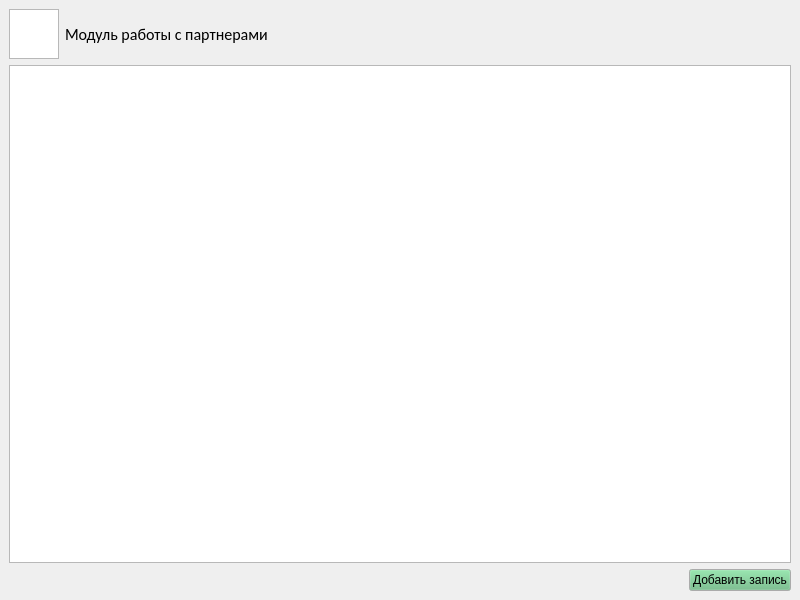
<?xml version="1.0" encoding="UTF-8"?>
<ui version="4.0">
 <class>MainWindow</class>
 <widget class="QMainWindow" name="MainWindow">
  <property name="geometry">
   <rect>
    <x>0</x>
    <y>0</y>
    <width>800</width>
    <height>600</height>
   </rect>
  </property>
  <property name="palette">
   <palette>
    <active>
     <colorrole role="Highlight">
      <brush brushstyle="SolidPattern">
       <color alpha="255">
        <red>103</red>
        <green>186</green>
        <blue>128</blue>
       </color>
      </brush>
     </colorrole>
     <colorrole role="AlternateBase">
      <brush brushstyle="SolidPattern">
       <color alpha="255">
        <red>244</red>
        <green>232</green>
        <blue>211</blue>
       </color>
      </brush>
     </colorrole>
    </active>
    <inactive>
     <colorrole role="Highlight">
      <brush brushstyle="SolidPattern">
       <color alpha="255">
        <red>103</red>
        <green>186</green>
        <blue>128</blue>
       </color>
      </brush>
     </colorrole>
     <colorrole role="AlternateBase">
      <brush brushstyle="SolidPattern">
       <color alpha="255">
        <red>244</red>
        <green>232</green>
        <blue>211</blue>
       </color>
      </brush>
     </colorrole>
    </inactive>
    <disabled>
     <colorrole role="Highlight">
      <brush brushstyle="SolidPattern">
       <color alpha="255">
        <red>145</red>
        <green>145</green>
        <blue>145</blue>
       </color>
      </brush>
     </colorrole>
     <colorrole role="AlternateBase">
      <brush brushstyle="SolidPattern">
       <color alpha="255">
        <red>244</red>
        <green>232</green>
        <blue>211</blue>
       </color>
      </brush>
     </colorrole>
    </disabled>
   </palette>
  </property>
  <property name="windowTitle">
   <string>Модуль работы с партнерами</string>
  </property>
  <widget class="QWidget" name="centralwidget">
   <layout class="QVBoxLayout" name="verticalLayout">
    <item>
     <layout class="QHBoxLayout" name="horizontalLayout_2">
      <item>
       <widget class="QGraphicsView" name="graphicsView">
        <property name="sizePolicy">
         <sizepolicy hsizetype="Minimum" vsizetype="Minimum">
          <horstretch>0</horstretch>
          <verstretch>0</verstretch>
         </sizepolicy>
        </property>
        <property name="minimumSize">
         <size>
          <width>25</width>
          <height>25</height>
         </size>
        </property>
        <property name="maximumSize">
         <size>
          <width>50</width>
          <height>50</height>
         </size>
        </property>
        <property name="baseSize">
         <size>
          <width>25</width>
          <height>25</height>
         </size>
        </property>
       </widget>
      </item>
      <item>
       <widget class="QLabel" name="label_title">
        <property name="font">
         <font>
          <family>Calibri</family>
          <pointsize>12</pointsize>
         </font>
        </property>
        <property name="text">
         <string>Модуль работы с партнерами</string>
        </property>
       </widget>
      </item>
      <item>
       <spacer name="horizontalSpacer_2">
        <property name="orientation">
         <enum>Qt::Horizontal</enum>
        </property>
        <property name="sizeHint" stdset="0">
         <size>
          <width>40</width>
          <height>20</height>
         </size>
        </property>
       </spacer>
      </item>
     </layout>
    </item>
    <item>
     <widget class="QListWidget" name="list_records">
      <property name="font">
       <font>
        <family>Segoe UI</family>
        <weight>75</weight>
        <bold>true</bold>
       </font>
      </property>
      <property name="alternatingRowColors">
       <bool>true</bool>
      </property>
     </widget>
    </item>
    <item>
     <layout class="QHBoxLayout" name="horizontalLayout">
      <item>
       <spacer name="horizontalSpacer">
        <property name="orientation">
         <enum>Qt::Horizontal</enum>
        </property>
        <property name="sizeHint" stdset="0">
         <size>
          <width>40</width>
          <height>20</height>
         </size>
        </property>
       </spacer>
      </item>
      <item>
       <widget class="QPushButton" name="button_add">
        <property name="palette">
         <palette>
          <active>
           <colorrole role="Button">
            <brush brushstyle="SolidPattern">
             <color alpha="255">
              <red>103</red>
              <green>186</green>
              <blue>128</blue>
             </color>
            </brush>
           </colorrole>
          </active>
          <inactive>
           <colorrole role="Button">
            <brush brushstyle="SolidPattern">
             <color alpha="255">
              <red>103</red>
              <green>186</green>
              <blue>128</blue>
             </color>
            </brush>
           </colorrole>
          </inactive>
          <disabled>
           <colorrole role="Button">
            <brush brushstyle="SolidPattern">
             <color alpha="255">
              <red>103</red>
              <green>186</green>
              <blue>128</blue>
             </color>
            </brush>
           </colorrole>
          </disabled>
         </palette>
        </property>
        <property name="text">
         <string>Добавить запись</string>
        </property>
       </widget>
      </item>
     </layout>
    </item>
   </layout>
  </widget>
 </widget>
 <resources/>
 <connections/>
</ui>
